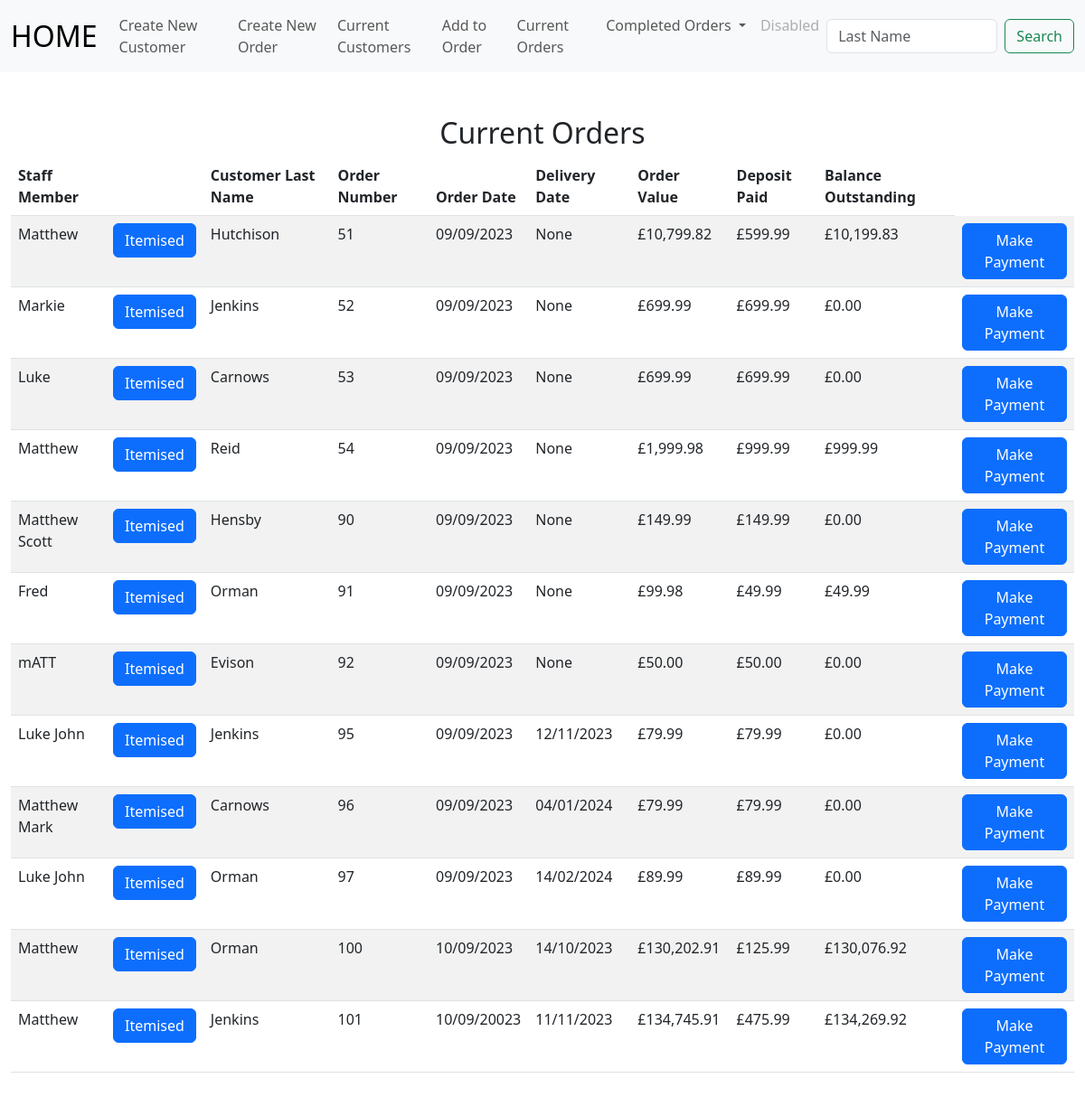
The page /open_orders on the database its author committed.
### tables this page shows
CREATE TABLE orders(order_id INTEGER PRIMARY KEY AUTOINCREMENT NOT NULL,  cust_id INTEGER, order_no INTEGER, item_id INTEGER, staff_member TEXT, order_date DATETIME, completion TEXT, delivery_date DATETIME, colour_finish TEXT, extra_details TEXT, selling_price DECIMAL, del_col_take TEXT , quantity INTEGER, balance DECIMAL, deposit DECIMAL);

### app.py (the view)
@app.route("/open_orders", methods=["GET", "POST"])
def open_orders():
    if request.method == "POST":
        order_no = request.form.get("order_no")
        current = db.execute("SELECT * FROM orders WHERE order_no = (?);", order_no)
        for row in current:
            customer_id = row["cust_id"]
            staff_member = row["staff_member"]
            order_date = row["order_date"]
            item_id = row["item_id"]
        db.execute("INSERT INTO current_order(cust_id, staff_member, order_date, item_id, order_number) VALUES (?, ?, ?, ?, ?);", customer_id,  staff_member, order_date, item_id, order_no)
        return render_template("stock_list.html", order_no = order_no)
    else:
        ord_detail = db.execute("select orders.staff_member, orders.cust_id, last_name, order_id,orders.order_date, orders.deposit, completion, orders.delivery_date, balance, total_cost from orders JOIN customers on orders.cust_id = customers.id JOIN current_order ON current_order.order_number = orders.order_id GROUP BY order_id;")
        return render_template("open_orders.html", ord_detail = ord_detail)

### app.py (called while the page is built)
@app.after_request
def after_request(response):
    response.headers["Cache-Control"] = "no-cache, no-store, must-revalidate"
    response.headers["Expires"] = 0
    response.headers["Pragma"] = "no-cache"
    return response

### extras.py (called while the page is built)
def GBP(value):
    return f"£{value:,.2f}"

### templates/open_orders.html (shortened to what this page needs)
{% extends "layout.html" %}
{% block main %}
<div class="section">
    <h2>Current Orders</h2>
    <table class="table table-striped">
        <thead>
            <tr>
                <th class="text-start">Staff Member</th>
                <th></th>
                <th class="text-start">Customer Last Name</th>
                <th class="text-start">Order Number</th>
                <th class="text-start">Order Date</th>
                <th class="text-start">Delivery Date</th>
                <th class="text-start">Order Value</th>
                <th class="text-start">Deposit Paid</th>
                <th class="text-start">Balance Outstanding</th>
            </tr>
    </thead>
        <tbody>
            {% for row in ord_detail %}
            <tr>
                <td class="text-start">{{ row["staff_member"] }}</td>
                <form action="/show_content" method="POST">
                    <td><input type="hidden" name="order_no" VALUE="{{ row['order_id'] }}"><button class="btn btn-primary" type="submit">Itemised</button></td>
                </form>
                <td class="text-start">{{ row["last_name"] }}</td>
                <td class="text-start">{{ row["order_id"] }}</td>
                <td class="text-start">{{ row["order_date"] }}</td>
                <td class="text-start">{{ row["delivery_date"] }}</td>
                <td class="text-start">{{ row["total_cost"] |GBP }}</td>
                <td class="text-start">{{ row["deposit"] |GBP }}</td>
                <td class="text-start">{{ (row["total_cost"] - row["deposit"]) |GBP }}</td>
                <form action="/payments" method="POST">
                    <td><input type="hidden" name="order_no" VALUE="{{ row['order_no'] }}"><button class="btn btn-primary" type="submit">Make Payment</button></td>
                </form>
                {% endfor %}
            </tr>
        </tbody>
    </table>
</div>
{% endblock %}

### templates/layout.html (shortened to what this page needs)
<!doctype html>
<html lang="en">
  <head>
    <link href="https://cdn.jsdelivr.net/npm/bootstrap@5.3.0/dist/css/bootstrap.min.css" rel="stylesheet">
    <link href="/static/styles.css" rel="stylesheet">
  </head>
  <body>
        <nav class="navbar navbar-expand-lg bg-body-tertiary">
        <div class="container-fluid">
          <a class="navbar-brand" href="/">HOME</a>
            <div class="collapse navbar-collapse" id="navbarSupportedContent">
                <ul class="navbar-nav me-auto mb-2 mb-lg-0">
                <li class="nav-item">
                    <li class="nav-item"><a class="nav-link" href="/new_customer">Create New Customer</a></li>
                    <li class="nav-item"><a class="nav-link" href="/choose_customer">Create New Order</a></li>
                </li>
                <li class="nav-item">
                    <a class="nav-link" href="/list_of_customers">Current Customers</a>
                    <li class="nav-item"><a class="nav-link" href="/search">Add to Order</a></li>
                    <a class="nav-link" href="/open_orders">Current Orders</a>
                </li>
                <li class="nav-item dropdown">
                    <a class="nav-link dropdown-toggle" href="#" role="button" data-bs-toggle="dropdown" aria-expanded="false">
                    Completed Orders
                    </a>
                </li>
                <li class="nav-item">
                    <a class="nav-link disabled">Disabled</a>
                </li>
                </ul>
                <form class="d-flex" role="search">
                <input class="form-control me-2" type="search" placeholder="Last Name" aria-label="Search">
                <button class="btn btn-outline-success" type="submit">Search</button>
                </form>
            </div>
            </div>
        </nav>
      <main class="container-fluid py-5 text-center">
        {% block main %}{% endblock %}
      </main>
  </body>

### static/styles.css (style rules this page uses)
nav .navbar-brand { font-size: xx-large; }

### rows shown on the page
orders: staff_member "Matthew", last_name "Hutchison", order_id "51", order_date "09/09/2023", delivery_date "None", total_cost|GBP "£10,799.82", deposit|GBP "£599.99", (row['total_cost']-row['deposit'])|GBP "£10,199.83"
orders: staff_member "Markie", last_name "Jenkins", order_id "52", order_date "09/09/2023", delivery_date "None", total_cost|GBP "£699.99", deposit|GBP "£699.99", (row['total_cost']-row['deposit'])|GBP "£0.00"
orders: staff_member "Luke", last_name "Carnows", order_id "53", order_date "09/09/2023", delivery_date "None", total_cost|GBP "£699.99", deposit|GBP "£699.99", (row['total_cost']-row['deposit'])|GBP "£0.00"
orders: staff_member "Matthew", last_name "Reid", order_id "54", order_date "09/09/2023", delivery_date "None", total_cost|GBP "£1,999.98", deposit|GBP "£999.99", (row['total_cost']-row['deposit'])|GBP "£999.99"
orders: staff_member "Matthew Scott", last_name "Hensby", order_id "90", order_date "09/09/2023", delivery_date "None", total_cost|GBP "£149.99", deposit|GBP "£149.99", (row['total_cost']-row['deposit'])|GBP "£0.00"
orders: staff_member "Fred", last_name "Orman", order_id "91", order_date "09/09/2023", delivery_date "None", total_cost|GBP "£99.98", deposit|GBP "£49.99", (row['total_cost']-row['deposit'])|GBP "£49.99"
orders: staff_member "mATT", last_name "Evison", order_id "92", order_date "09/09/2023", delivery_date "None", total_cost|GBP "£50.00", deposit|GBP "£50.00", (row['total_cost']-row['deposit'])|GBP "£0.00"
orders: staff_member "Luke John", last_name "Jenkins", order_id "95", order_date "09/09/2023", delivery_date "12/11/2023", total_cost|GBP "£79.99", deposit|GBP "£79.99", (row['total_cost']-row['deposit'])|GBP "£0.00"
orders: staff_member "Matthew Mark", last_name "Carnows", order_id "96", order_date "09/09/2023", delivery_date "04/01/2024", total_cost|GBP "£79.99", deposit|GBP "£79.99", (row['total_cost']-row['deposit'])|GBP "£0.00"
orders: staff_member "Luke John", last_name "Orman", order_id "97", order_date "09/09/2023", delivery_date "14/02/2024", total_cost|GBP "£89.99", deposit|GBP "£89.99", (row['total_cost']-row['deposit'])|GBP "£0.00"
orders: staff_member "Matthew", last_name "Orman", order_id "100", order_date "10/09/2023", delivery_date "14/10/2023", total_cost|GBP "£130,202.91", deposit|GBP "£125.99", (row['total_cost']-row['deposit'])|GBP "£130,076.92"
orders: staff_member "Matthew", last_name "Jenkins", order_id "101", order_date "10/09/20023", delivery_date "11/11/2023", total_cost|GBP "£134,745.91", deposit|GBP "£475.99", (row['total_cost']-row['deposit'])|GBP "£134,269.92"
